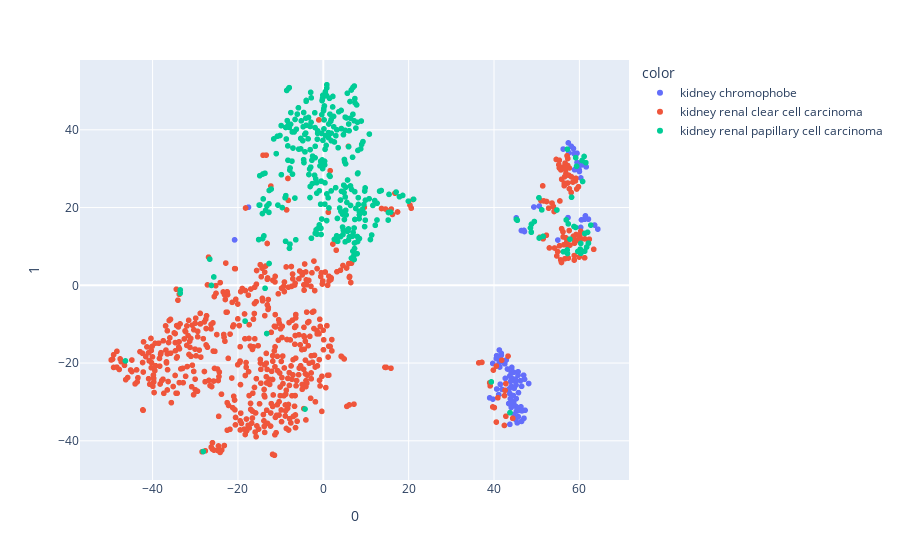

Notebook code for this chart:
### Code cell
fig = px.scatter(tsne_results,x=0,y=1, color=df['cancer_type'])
fig.show()

### Figure 1 — Plotly figure (JSON) as saved in the notebook; plotly's stock layout.template omitted (floating-point values rounded to 4 significant figures; data arrays with more than 128 entries replaced by an {"elided": "..."} marker saying what was removed)
{"data": [{"hovertemplate": "color=kidney chromophobe<br>0=%{x}<br>1=%{y}<extra></extra>", "legendgroup": "kidney chromophobe", "marker": {"color": "#636efa", "symbol": "circle"}, "mode": "markers", "name": "kidney chromophobe", "showlegend": true, "type": "scattergl", "x": [41.36, 46.42, 47.02, 46.18, 61.27, -17.53, 59.45, 41.25, 44.05, 60.3, 46.31, 64.32, 40.63, 43.83, 41.2, 57.34, 61.6, 38.99, 41.72, 45.21, 46.94, 44.04, 45.44, 56.21, 58.62, 44.61, 44.02, 44.68, 45.73, 47.28, 41.46, 44.98, 41.9, 43.7, 45.64, 40.61, 60.34, 43.69, 45.64, 62.12, 41.23, 42.87, 58.87, 57.42, 50.62, 44.62, 60.49, 42.64, 45.26, 58.11, 39.7, 44.71, 41.1, 47.15, 59.93, 59.46, 44.17, -20.79, 46.46, 45.03, 44.04, 57.56, 45.63, 43.54, 63.57, 61.42, 46.47, 49.35, 43.9, 41.7, 42.53, 47.02, 43.16, 46.54, 45.16, 45.22, 44.73, 43.72, 45.14, 44.53, 40.53, 45.18, 58.78, 45.69, 60.56, 54.96, 60.01, 47.13, 39.73, 48.13, 43.45], "xaxis": "x", "y": [-21.02, 14.09, -34.2, -24.54, 17.0, 20.09, 33.96, -16.65, -23.75, 14.9, -31.27, 14.45, -26.67, -29.16, -20.06, 17.41, 30.47, -28.94, -17.96, -29.14, -23.13, -31.41, -35.38, 35.04, 35.17, -22.36, -22.48, -33.25, -27.61, -32.15, -25.44, -24.13, -26.78, -27.82, -32.24, -18.12, 27.61, -23.33, -22.25, 17.01, -19.18, -19.19, 29.73, 36.62, 20.37, -29.93, 16.83, -23.93, -32.38, 35.74, -20.09, -30.74, -28.11, -24.16, 29.74, 31.59, -21.12, 11.69, -35.0, -24.77, -26.0, 34.09, -23.15, -26.66, 15.5, 17.86, -25.98, 20.14, -24.7, -17.51, -20.19, 14.12, -21.53, -32.3, -25.65, 17.34, -26.49, -35.76, -34.62, -28.37, -18.84, -31.19, 33.87, -33.8, 30.96, 11.64, 29.28, 13.83, -29.28, -25.26, -30.41], "yaxis": "y"}, {"hovertemplate": "color=kidney renal clear cell carcinoma<br>0=%{x}<br>1=%{y}<extra></extra>", "legendgroup": "kidney renal clear cell carcinoma", "marker": {"color": "#EF553B", "symbol": "circle"}, "mode": "markers", "name": "kidney renal clear cell carcinoma", "showlegend": true, "type": "scattergl", "x": {"elided": "614 float values"}, "xaxis": "x", "y": {"elided": "614 float values"}, "yaxis": "y"}, {"hovertemplate": "color=kidney renal papillary cell carcinoma<br>0=%{x}<br>1=%{y}<extra></extra>", "legendgroup": "kidney renal papillary cell carcinoma", "marker": {"color": "#00cc96", "symbol": "circle"}, "mode": "markers", "name": "kidney renal papillary cell carcinoma", "showlegend": true, "type": "scattergl", "x": {"elided": "323 float values"}, "xaxis": "x", "y": {"elided": "323 float values"}, "yaxis": "y"}], "layout": {"autosize": true, "legend": {"title": {"text": "color"}, "tracegroupgap": 0}, "margin": {"t": 60}, "xaxis": {"anchor": "y", "autorange": true, "domain": [0, 1], "range": [-58.07, 72.69], "title": {"text": "0"}, "type": "linear"}, "yaxis": {"anchor": "x", "autorange": true, "domain": [0, 1], "range": [-51.09, 58.96], "title": {"text": "1"}, "type": "linear"}}}
